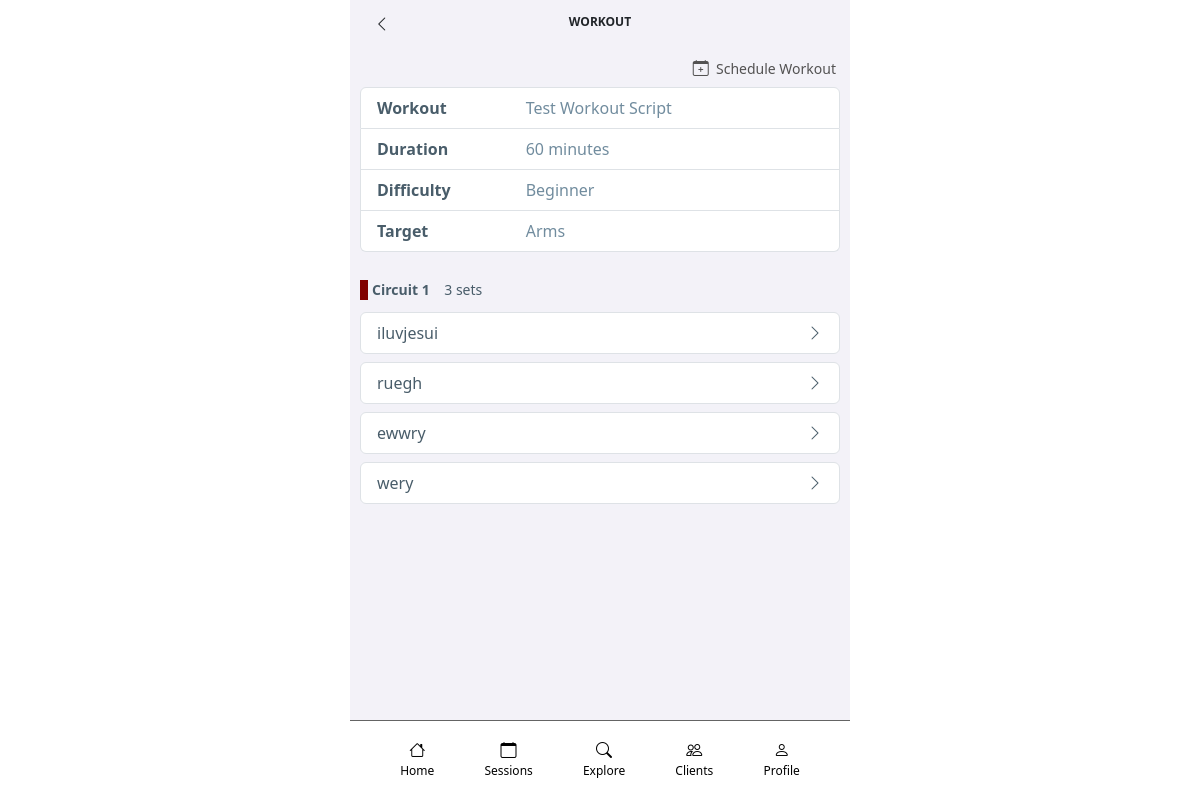
The app's page /fitnessApp/workouts/177/details (signed in) with its own data.
### fitnessApp/models/workout_models.py (models this page shows, shortened)
class Workout(models.Model):
    name = models.CharField(max_length=200)
    description = models.CharField(max_length=500, blank=True)
    duration = models.IntegerField(default = 60)
    difficulty_level = models.CharField(max_length=20, choices=DIFFICULTY_LEVEL_CHOICES, default="UNSPECIFIED")
    target = models.CharField(max_length=20, choices=TARGET_CHOICES, default="UNSPECIFIED")
    public_flag = models.BooleanField(default=False)
    personalized_flag = models.BooleanField(default=False)
    video_id = models.CharField(max_length=50, blank=True)
    creator = models.ForeignKey(FitnessAppPerson, on_delete=models.SET_NULL, null=True)

class WorkoutCircuit(models.Model):
    workout = models.ForeignKey(Workout, on_delete=models.CASCADE)
    name = models.CharField(max_length=200)
    sets = models.IntegerField(default = 2)
    set_rest = models.IntegerField(default = 120)
    exercise_rest = models.IntegerField(default = 30)

class CircuitExercise(models.Model):
    circuit = models.ForeignKey(WorkoutCircuit, on_delete=models.CASCADE)
    exercise = models.ForeignKey(Exercise, on_delete=models.CASCADE)
    mode =  models.CharField(max_length=20, choices=MODE_CHOICES, default="REPS")
    reps = models.IntegerField(default = 0)
    time = models.IntegerField(default = 0)
    recommended_weight = models.IntegerField(default = 0, null=True)
    exercise_rest = models.IntegerField(default = 30)

### fitnessApp/models/exercise_models.py (models this page shows, shortened)
class Exercise(models.Model):
    name = models.CharField(max_length=200)
    description = models.CharField(max_length=1000, blank=True)
    video_id = models.CharField(max_length=50, null=True)
    public_flag = models.BooleanField(default=False)
    weight_flag = models.BooleanField(default=True)
    creator = models.ForeignKey(FitnessAppPerson, on_delete=models.SET_NULL, null=True)

### fitnessApp/views/workout_views.py (the view)
# urls.py: path("workouts/<int:pk>/details", WorkoutDetailView.as_view(), name="workout-detail"),
class WorkoutDetailView(LoginRequiredMixin, DetailView):
    model = Workout
    template_name = "workout_detail.html"

### fitnessApp/templates/workout_detail.html
{% extends "base/base.html" %}
{% block title %}Workout{% endblock %}
{% block header-left-link %}{% url 'workouts' %}{% endblock %}
{% block header-left-icon %}<i class="bi bi-chevron-left"></i>{% endblock %}
{% block content %}
    <div>
        <div class="row mb-2">
            <div class="col text-end pe-3">
                <a class="fitnessapp-profile-item" href="{% url 'workoutsession-create' object.id %}">
                    <i class="bi bi-calendar-plus"></i><span><small>&nbsp;&nbsp;Schedule Workout</small></span>
                </a>
            </div>
        </div>
        {% include 'workout_detail_card.html' with workoutObject=object %}
    </div>
{% endblock %}

### fitnessApp/templates/workout_detail_card.html
        <ul class="list-group">
            <li class="list-group-item">
                <div class="workout-detail-attribute">
                    <div class="fitnessapp-text-color-header"><span><b>Workout</b></span></div>
                    <div class="fitnessapp-text-color-content">{{workoutObject.name}}</div>
                </div>
            </li>
            <li class="list-group-item">
                <div class="workout-detail-attribute">
                    <div class="fitnessapp-text-color-header"><span><b>Duration</b></span></div>
                    <div class="fitnessapp-text-color-content">{{workoutObject.duration}} minutes</div>
                </div>
            </li>
            {% if workoutObject.difficulty_level != "UNSPECIFIED" %}
            <li class="list-group-item">
                <div class="workout-detail-attribute">
                    <div class="fitnessapp-text-color-header"><span><b>Difficulty</b></span></div>
                    <div class="fitnessapp-text-color-content">{{workoutObject.get_difficulty_level_display}}</div>
                </div>
            </li>
            {% endif %}
            {% if workoutObject.target != "UNSPECIFIED" %}
            <li class="list-group-item">
                <div class="workout-detail-attribute">
                    <div class="fitnessapp-text-color-header"><span><b>Target</b></span></div>
                    <div class="fitnessapp-text-color-content">{{workoutObject.get_target_display}}</div>
                </div>
            </li>
            {% endif %}
        </ul>
        {% for workoutcircuit in workoutObject.workoutcircuit_set.all %}
            <div class="workout-circuit-heading"><small><b>{{ workoutcircuit.name }} &nbsp;&nbsp;&nbsp;</b>{{ workoutcircuit.sets }} sets</small></div>
                    {% for circuitexercise in workoutcircuit.circuitexercise_set.all %}
                        {% include 'exercise_card.html' with item=circuitexercise.exercise %}
                    {% endfor %}
        {% endfor %}

### fitnessApp/templates/exercise_card.html
<ul class="list-group mb-2">
    <li class="list-group-item">
        <a class="fitnessapp-profile-item" href="{% url 'exercise-detail' item.id %}">
            <div class="row fitnessapp-text-color-header">
                <div class="col">
                    <span class="fitnessapp-text-color-header">{{ item.name }}</span>
                </div>
                <div class="col-auto d-flex text-end align-items-center">
                    <i class="bi bi-chevron-right fs-6"></i>
                </div>
            </div>
        </a>
    </li>
</ul>

### fitnessApp/static/fitnessApp/css/main.css (style rules this page uses)
:root { --fitnessapp-color-palette-content: #718C9E; --fitnessapp-color-palette-header: #495D6A; --fitnessapp-color-palette-content-light: #C3CED6; --fitnessapp-color-palette-content-lighter: #e6e6e6; --fitnessapp-color-palette-content-lightest: #f8f8ff; }
.fitnessapp-text-color-content { color: var(--fitnessapp-color-palette-content); }
.fitnessapp-text-color-header { color: var(--fitnessapp-color-palette-header); }
body { background: white }
.fitnessapp-profile-item { text-decoration: none; color: rgb(83, 82, 82); }
.workout-section-heading-today, .workout-section-heading-upcoming, .workout-section-heading-past, .workout-circuit-heading { border-left: 0.5rem solid; margin-top: 1.75rem; margin-bottom: 1.0rem; height: 1.25rem; padding-left: 0.25rem; line-height: 1.25rem; color: var(--fitnessapp-color-palette-header) }
.workout-circuit-heading { border-left-color: maroon; margin-bottom: 0.75rem; }
.workout-detail-attribute { display: grid; grid-template-rows: 100%; grid-template-columns: 1fr 2fr; align-items: center; }

### records on screen
Workout: name "Test Workout Script", duration "60", difficulty_level "Beginner", target "Arms"
WorkoutCircuit: name "Circuit 1", sets "3"
Exercise: name "iluvjesui"
Exercise: name "ruegh"
Exercise: name "ewwry"
Exercise: name "wery"
